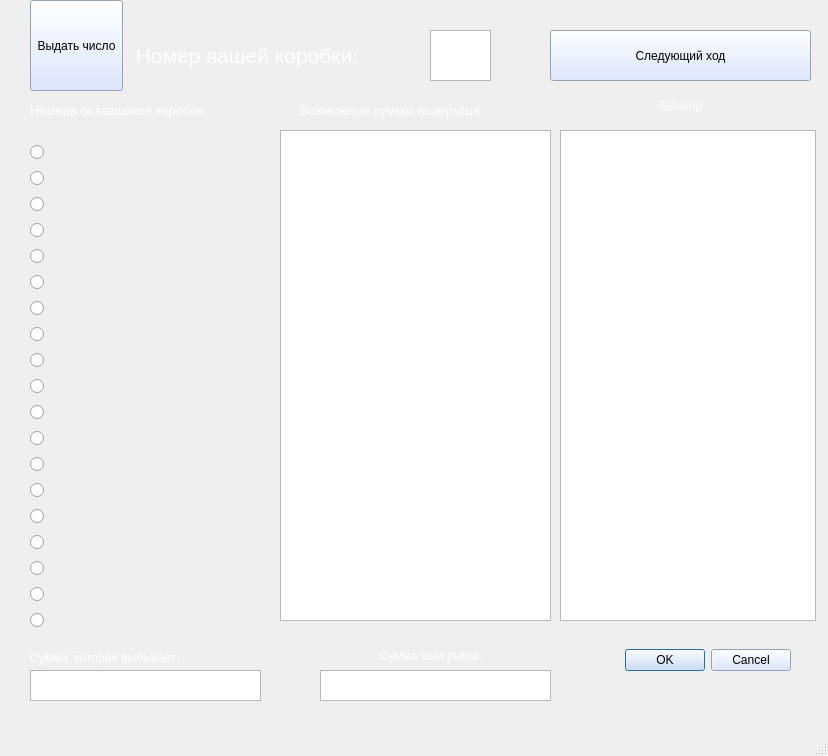
<?xml version="1.0" encoding="UTF-8"?>
<ui version="4.0">
 <class>MainWindow</class>
 <widget class="QMainWindow" name="MainWindow">
  <property name="geometry">
   <rect>
    <x>0</x>
    <y>0</y>
    <width>828</width>
    <height>756</height>
   </rect>
  </property>
  <property name="windowTitle">
   <string>MainWindow</string>
  </property>
  <widget class="QWidget" name="centralwidget">
   <widget class="QTextBrowser" name="sum_in_box">
    <property name="geometry">
     <rect>
      <x>30</x>
      <y>670</y>
      <width>231</width>
      <height>31</height>
     </rect>
    </property>
   </widget>
   <widget class="QListWidget" name="possible_sum">
    <property name="geometry">
     <rect>
      <x>280</x>
      <y>130</y>
      <width>271</width>
      <height>491</height>
     </rect>
    </property>
   </widget>
   <widget class="QLabel" name="label_3">
    <property name="geometry">
     <rect>
      <x>300</x>
      <y>100</y>
      <width>241</width>
      <height>21</height>
     </rect>
    </property>
    <property name="font">
     <font>
      <pointsize>10</pointsize>
     </font>
    </property>
    <property name="styleSheet">
     <string notr="true">color: rgb(255, 255, 255);</string>
    </property>
    <property name="text">
     <string>Возможные суммы выигрыша</string>
    </property>
   </widget>
   <widget class="QPushButton" name="give_number">
    <property name="geometry">
     <rect>
      <x>30</x>
      <y>0</y>
      <width>93</width>
      <height>91</height>
     </rect>
    </property>
    <property name="styleSheet">
     <string notr="true">background-color: rgb(212, 224, 255);</string>
    </property>
    <property name="text">
     <string>Выдать число</string>
    </property>
   </widget>
   <widget class="QLabel" name="labe">
    <property name="geometry">
     <rect>
      <x>30</x>
      <y>100</y>
      <width>231</width>
      <height>21</height>
     </rect>
    </property>
    <property name="font">
     <font>
      <pointsize>10</pointsize>
     </font>
    </property>
    <property name="styleSheet">
     <string notr="true">color: rgb(255, 255, 255);</string>
    </property>
    <property name="text">
     <string>Номера оставшихся коробок</string>
    </property>
   </widget>
   <widget class="QLabel" name="label_4">
    <property name="geometry">
     <rect>
      <x>660</x>
      <y>90</y>
      <width>141</width>
      <height>31</height>
     </rect>
    </property>
    <property name="font">
     <font>
      <pointsize>10</pointsize>
     </font>
    </property>
    <property name="styleSheet">
     <string notr="true">color: rgb(255, 255, 255);</string>
    </property>
    <property name="text">
     <string>Банкир</string>
    </property>
   </widget>
   <widget class="QDialogButtonBox" name="choice">
    <property name="geometry">
     <rect>
      <x>570</x>
      <y>630</y>
      <width>221</width>
      <height>61</height>
     </rect>
    </property>
    <property name="styleSheet">
     <string notr="true">background-color: rgb(212, 224, 255);</string>
    </property>
    <property name="standardButtons">
     <set>QDialogButtonBox::Cancel|QDialogButtonBox::Ok</set>
    </property>
   </widget>
   <widget class="QLabel" name="label_6">
    <property name="geometry">
     <rect>
      <x>30</x>
      <y>650</y>
      <width>231</width>
      <height>16</height>
     </rect>
    </property>
    <property name="styleSheet">
     <string notr="true">color: rgb(255, 255, 255);</string>
    </property>
    <property name="text">
     <string>Сумма, которая выбывает:</string>
    </property>
   </widget>
   <widget class="QLabel" name="label_5">
    <property name="geometry">
     <rect>
      <x>130</x>
      <y>40</y>
      <width>291</width>
      <height>31</height>
     </rect>
    </property>
    <property name="font">
     <font>
      <pointsize>16</pointsize>
     </font>
    </property>
    <property name="styleSheet">
     <string notr="true">color: rgb(255, 255, 255);</string>
    </property>
    <property name="text">
     <string> Номер вашей коробки:</string>
    </property>
   </widget>
   <widget class="QTextBrowser" name="bank">
    <property name="geometry">
     <rect>
      <x>560</x>
      <y>130</y>
      <width>256</width>
      <height>491</height>
     </rect>
    </property>
   </widget>
   <widget class="QTextBrowser" name="win_sum">
    <property name="geometry">
     <rect>
      <x>320</x>
      <y>670</y>
      <width>231</width>
      <height>31</height>
     </rect>
    </property>
   </widget>
   <widget class="QWidget" name="verticalLayoutWidget">
    <property name="geometry">
     <rect>
      <x>30</x>
      <y>140</y>
      <width>231</width>
      <height>508</height>
     </rect>
    </property>
    <layout class="QVBoxLayout" name="verticalLayout">
     <item>
      <widget class="QRadioButton" name="box1">
       <property name="styleSheet">
        <string notr="true">color: rgb(255, 255, 255);</string>
       </property>
       <property name="text">
        <string/>
       </property>
      </widget>
     </item>
     <item>
      <widget class="QRadioButton" name="box2">
       <property name="styleSheet">
        <string notr="true">color: rgb(255, 255, 255);</string>
       </property>
       <property name="text">
        <string/>
       </property>
      </widget>
     </item>
     <item>
      <widget class="QRadioButton" name="box3">
       <property name="styleSheet">
        <string notr="true">color: rgb(255, 255, 255);</string>
       </property>
       <property name="text">
        <string/>
       </property>
      </widget>
     </item>
     <item>
      <widget class="QRadioButton" name="box4">
       <property name="styleSheet">
        <string notr="true">color: rgb(255, 255, 255);</string>
       </property>
       <property name="text">
        <string/>
       </property>
      </widget>
     </item>
     <item>
      <widget class="QRadioButton" name="box5">
       <property name="styleSheet">
        <string notr="true">color: rgb(255, 255, 255);</string>
       </property>
       <property name="text">
        <string/>
       </property>
      </widget>
     </item>
     <item>
      <widget class="QRadioButton" name="box6">
       <property name="styleSheet">
        <string notr="true">color: rgb(255, 255, 255);</string>
       </property>
       <property name="text">
        <string/>
       </property>
      </widget>
     </item>
     <item>
      <widget class="QRadioButton" name="box7">
       <property name="styleSheet">
        <string notr="true">color: rgb(255, 255, 255);</string>
       </property>
       <property name="text">
        <string/>
       </property>
      </widget>
     </item>
     <item>
      <widget class="QRadioButton" name="box8">
       <property name="styleSheet">
        <string notr="true">color: rgb(255, 255, 255);</string>
       </property>
       <property name="text">
        <string/>
       </property>
      </widget>
     </item>
     <item>
      <widget class="QRadioButton" name="box9">
       <property name="styleSheet">
        <string notr="true">color: rgb(255, 255, 255);</string>
       </property>
       <property name="text">
        <string/>
       </property>
      </widget>
     </item>
     <item>
      <widget class="QRadioButton" name="box10">
       <property name="styleSheet">
        <string notr="true">color: rgb(255, 255, 255);</string>
       </property>
       <property name="text">
        <string/>
       </property>
      </widget>
     </item>
     <item>
      <widget class="QRadioButton" name="box11">
       <property name="styleSheet">
        <string notr="true">color: rgb(255, 255, 255);</string>
       </property>
       <property name="text">
        <string/>
       </property>
      </widget>
     </item>
     <item>
      <widget class="QRadioButton" name="box12">
       <property name="styleSheet">
        <string notr="true">color: rgb(255, 255, 255);</string>
       </property>
       <property name="text">
        <string/>
       </property>
      </widget>
     </item>
     <item>
      <widget class="QRadioButton" name="box13">
       <property name="styleSheet">
        <string notr="true">color: rgb(255, 255, 255);</string>
       </property>
       <property name="text">
        <string/>
       </property>
      </widget>
     </item>
     <item>
      <widget class="QRadioButton" name="box14">
       <property name="styleSheet">
        <string notr="true">color: rgb(255, 255, 255);</string>
       </property>
       <property name="text">
        <string/>
       </property>
      </widget>
     </item>
     <item>
      <widget class="QRadioButton" name="box15">
       <property name="styleSheet">
        <string notr="true">color: rgb(255, 255, 255);</string>
       </property>
       <property name="text">
        <string/>
       </property>
      </widget>
     </item>
     <item>
      <widget class="QRadioButton" name="box16">
       <property name="styleSheet">
        <string notr="true">color: rgb(255, 255, 255);</string>
       </property>
       <property name="text">
        <string/>
       </property>
      </widget>
     </item>
     <item>
      <widget class="QRadioButton" name="box17">
       <property name="styleSheet">
        <string notr="true">color: rgb(255, 255, 255);</string>
       </property>
       <property name="text">
        <string/>
       </property>
      </widget>
     </item>
     <item>
      <widget class="QRadioButton" name="box18">
       <property name="styleSheet">
        <string notr="true">color: rgb(255, 255, 255);</string>
       </property>
       <property name="text">
        <string/>
       </property>
      </widget>
     </item>
     <item>
      <widget class="QRadioButton" name="box19">
       <property name="styleSheet">
        <string notr="true">color: rgb(255, 255, 255);</string>
       </property>
       <property name="text">
        <string/>
       </property>
      </widget>
     </item>
    </layout>
   </widget>
   <widget class="QLabel" name="label_7">
    <property name="geometry">
     <rect>
      <x>380</x>
      <y>630</y>
      <width>121</width>
      <height>51</height>
     </rect>
    </property>
    <property name="styleSheet">
     <string notr="true">color: rgb(255, 255, 255);</string>
    </property>
    <property name="text">
     <string>Cумма выигрыша:</string>
    </property>
   </widget>
   <widget class="QTextBrowser" name="num">
    <property name="geometry">
     <rect>
      <x>430</x>
      <y>30</y>
      <width>61</width>
      <height>51</height>
     </rect>
    </property>
   </widget>
   <widget class="QPushButton" name="next_turn">
    <property name="geometry">
     <rect>
      <x>550</x>
      <y>30</y>
      <width>261</width>
      <height>51</height>
     </rect>
    </property>
    <property name="styleSheet">
     <string notr="true">background-color: rgb(212, 224, 255);</string>
    </property>
    <property name="text">
     <string>Следующий ход</string>
    </property>
   </widget>
  </widget>
  <widget class="QMenuBar" name="menubar">
   <property name="geometry">
    <rect>
     <x>0</x>
     <y>0</y>
     <width>828</width>
     <height>26</height>
    </rect>
   </property>
  </widget>
  <widget class="QStatusBar" name="statusbar"/>
 </widget>
 <resources/>
 <connections/>
</ui>
